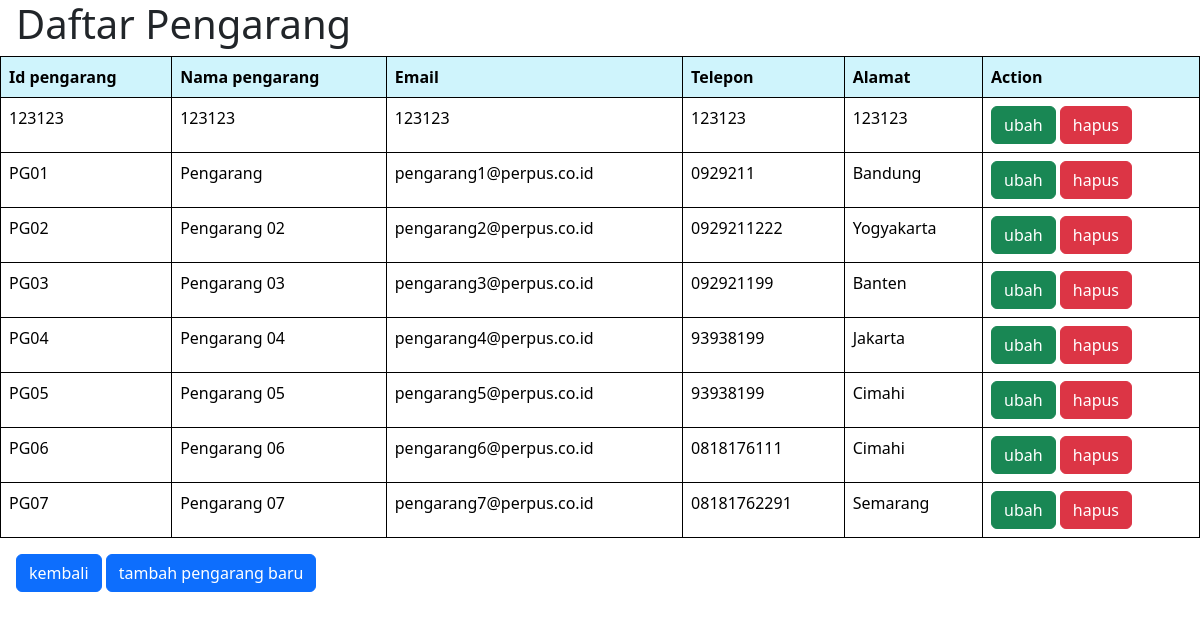
Screenshot of /pengarang/pengarang.php with the database file from the repository.
### tables this page shows
CREATE TABLE `pengarang` (
  `id_pengarang` varchar(8) NOT NULL,
  `nama_pengarang` varchar(255) DEFAULT NULL,
  `email` varchar(50) DEFAULT NULL,
  `telp` varchar(12) DEFAULT NULL,
  `alamat` varchar(255) DEFAULT NULL
);

### pengarang/pengarang.php (the view, shortened to what this page needs)
<?php
require'function.php';
$result = mysqli_query($conn,"SELECT * FROM pengarang");
?>
<!DOCTYPE html>
<html lang="en">
<head>
    <link href="https://cdn.jsdelivr.net/npm/bootstrap@5.3.1/dist/css/bootstrap.min.css" rel="stylesheet">
</head>
<body>
    <h1 class="ms-3">Daftar Pengarang</h1>
    <table class="table">
        <tr class="table-info">
            <th>Id pengarang</th>
            <th>Nama pengarang</th>
            <th>Email</th>
            <th>Telepon</th>
            <th>Alamat</th>
            <th>Action</th>
        </tr>
        <?php while($data_pengarang = mysqli_fetch_assoc($result)){?>
        <tr>
            <td><?php echo$data_pengarang['id_pengarang']?></td>
            <td><?php echo$data_pengarang['nama_pengarang']?></td>
            <td><?php echo$data_pengarang['email']?></td>
            <td><?php echo$data_pengarang['telp']?></td>
            <td><?php echo$data_pengarang['alamat']?></td>
            <td>
                <a href="ubah.php?id_pengarang=<?= $data_pengarang['id_pengarang'] ?>" class="btn btn-success">ubah</a>
                <a href="hapus.php?id_pengarang=<?= $data_pengarang['id_pengarang']?>"onclick="return confirm('apakah anda ingin menghapus data ini???')" class="btn btn-danger">hapus</a>
            </td>
        </tr>
        <?php }?>
    </table>
    <div class="button ms-3">
        <a href="../index.php" class="btn btn-primary">kembali</a>
        <a href="add.php" class="btn btn-primary ">tambah pengarang baru</a>
    </div>
</body>
</html>

### pengarang/pengarang.php (style rules this page uses)
table,td,th { border: 1px solid black; border-collapse: collapse; }
th,td { padding: 5px; }

### rows the page displays
pengarang: id_pengarang "123123", nama_pengarang "123123", email "123123", telp "123123", alamat "123123"
pengarang: id_pengarang "PG01", nama_pengarang "Pengarang", email "pengarang1@perpus.co.id", telp "0929211", alamat "Bandung"
pengarang: id_pengarang "PG02", nama_pengarang "Pengarang 02", email "pengarang2@perpus.co.id", telp "0929211222", alamat "Yogyakarta"
pengarang: id_pengarang "PG03", nama_pengarang "Pengarang 03", email "pengarang3@perpus.co.id", telp "092921199", alamat "Banten"
pengarang: id_pengarang "PG04", nama_pengarang "Pengarang 04", email "pengarang4@perpus.co.id", telp "93938199", alamat "Jakarta"
pengarang: id_pengarang "PG05", nama_pengarang "Pengarang 05", email "pengarang5@perpus.co.id", telp "93938199", alamat "Cimahi"
pengarang: id_pengarang "PG06", nama_pengarang "Pengarang 06", email "pengarang6@perpus.co.id", telp "0818176111", alamat "Cimahi"
pengarang: id_pengarang "PG07", nama_pengarang "Pengarang 07", email "pengarang7@perpus.co.id", telp "08181762291", alamat "Semarang"
